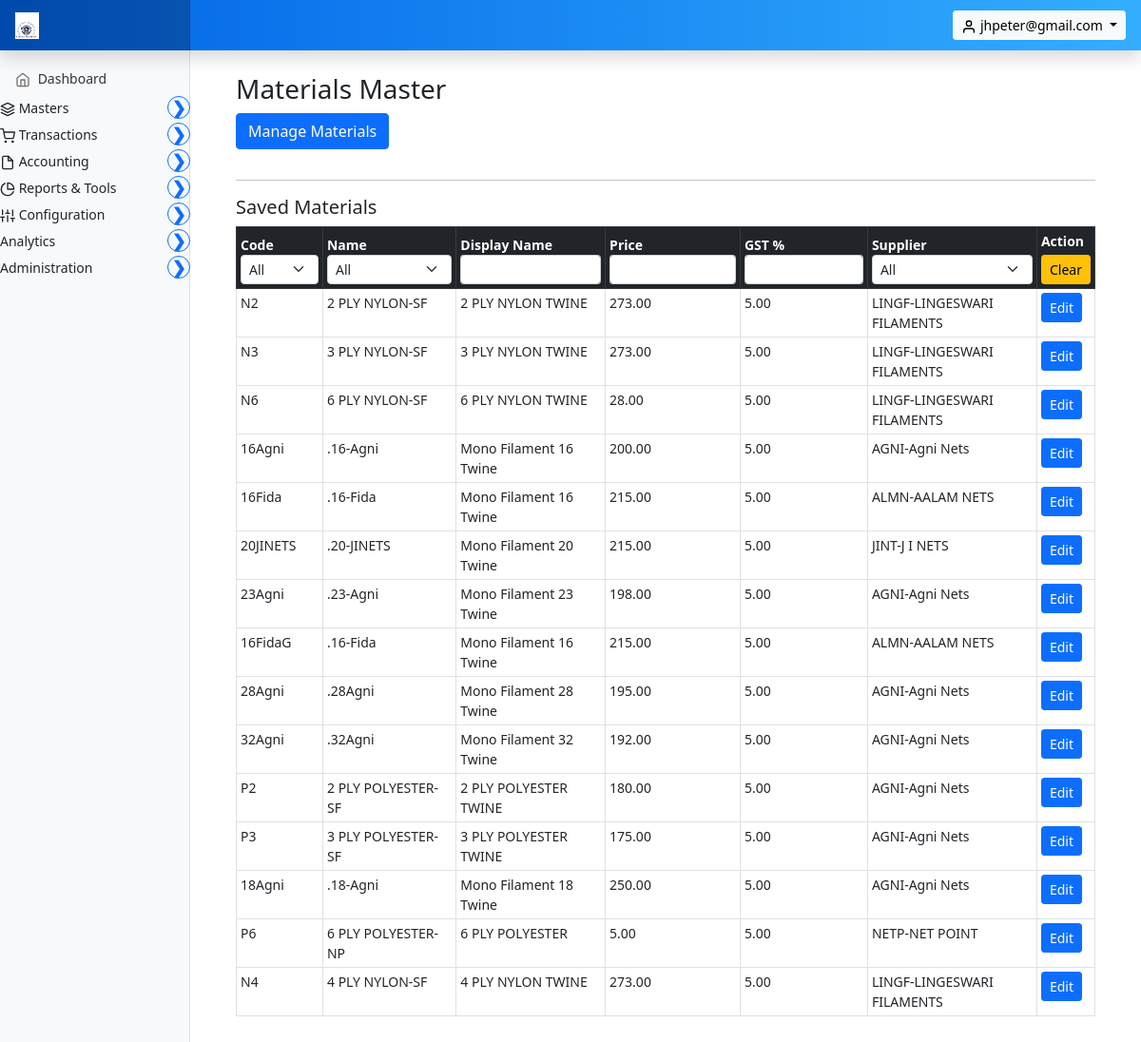
The page /invoice/materials/ (signed in) on the database its author committed.
### marania_invoice_app/models.py (models this page shows, shortened)
class Materials(models.Model):
    code = models.CharField(max_length=50, unique=True)
    name = models.CharField(max_length=255)
    displayname = models.CharField(max_length=255, blank=True, null=True)
    price = models.DecimalField(
        max_digits=10,
        decimal_places=2,
        default=0.00
    )
    gst = models.DecimalField(
        max_digits=5,
        decimal_places=2,
        blank=True,
        null=True,
        help_text="GST percentage (e.g. 9.00)"
    )
    supplier = models.ForeignKey(
                            Parties,
                            to_field='code',
                            on_delete=models.DO_NOTHING,
                            related_name='materials',
                            db_constraint=False,   # ⭐ KEY LINE
                            null=True,
                            blank=True
                        )
    created_at = models.DateTimeField(auto_now_add=True)
    updated_at = models.DateTimeField(auto_now=True)

class Parties(models.Model):
    code = models.CharField(max_length=50, unique=True, primary_key=True)
    name = models.CharField(max_length=255)
    gst = models.CharField(max_length=20, blank=True, null=True)
    phone = models.CharField(max_length=50, blank=True, null=True)
    email = models.EmailField(blank=True, null=True)
    address_bill_to = models.TextField(blank=True, null=True)
    address_ship_to = models.TextField(blank=True, null=True)
    is_within_state = models.BooleanField(default=True)
    roles = models.ManyToManyField('PartyRole', blank=True, db_constraint=False)
    created_at = models.DateTimeField(auto_now_add=True)   # automatically set on creation
    updated_at = models.DateTimeField(auto_now=True)       # automatically set on update
    def __str__(self):
        return f"{self.code}-{self.name}"

### marania_invoice_app/views.py (the view, shortened to what this page needs)
# urls.py: path("materials/", views.materials_view, name="materials"),
def materials_view(request):
    context = {
        "materials": Materials.objects.select_related("supplier"),
        "suppliers": Parties.objects.filter(
            roles__role__iexact="supplier"
        ).distinct(),
    }
    return render(request, "marania_invoice_app/materials.html", context)

### marania_invoice_app/context_processors.py (called while the page is built, shortened)
def _is_user_manager(user):
    if not user.is_authenticated:
        return False
    if user.is_superuser or user.is_staff:
        return True
    profile = getattr(user, "user_profile", None)
    if profile is None:
        return False
    return "user_management" in profile.permitted_module_keys()

def _permitted_module_keys(user):
    if not user.is_authenticated:
        return set()
    if user.is_superuser:
        from .modules import MODULE
        return set(MODULE.values())

def base_context(request):
    from django.conf import settings
    company, _ = CompanySettings.objects.get_or_create(id=1)
    user = request.user
    permitted_keys = _permitted_module_keys(user)
    if user.is_authenticated:
        try:
            request.session["permitted_module_keys"] = sorted(permitted_keys)
        except Exception:
            pass
    is_superuser = user.is_authenticated and user.is_superuser
    is_user_manager = _is_user_manager(user)
    return {
        "config": company,  # exposes company_title, logo, etc.
        "app_settings": company,
        "company": company,
        "is_superuser": is_superuser,
        "is_user_manager": is_user_manager,
        "permitted_module_keys": permitted_keys,
        "DEFAULT_LOGO_URL": "/static/images/marania_eagle_logo.png",
    }

### marania_invoice_app/models.py (called while the page is built)
    @property
    def display_logo_url(self):
        if self.company_logo and hasattr(self.company_logo, "url") and self.company_logo.name:
            try:
                return self.company_logo.url
            except Exception:
                return "/static/images/marania_eagle_logo.png"
        return "/static/images/marania_eagle_logo.png"

### templates/marania_invoice_app/materials.html (shortened to what this page needs)
{% extends 'partials/base.html' %}
{% load static %}
{% block main %}
<main class="col-md-9 ms-sm-auto col-lg-10 px-md-4">
  <div class="container my-4">
    <h3>Materials Master</h3>
    <button class="btn btn-primary mb-3" type="button"
            data-bs-toggle="collapse"
            data-bs-target="#materialForm">
      Manage Materials
    </button>
    <hr>
    <h5>Saved Materials</h5>
    {% if materials %}
    <div class="table-responsive">
      <table class="table table-bordered table-hover table-sm" id="materials-table">
        <thead class="table-dark">
          <tr>
            <th>Code
              <select class="form-select form-select-sm column-filter" data-col="0">
                <option value="">All</option>
              </select>
            </th>
            <th>Name
              <select class="form-select form-select-sm column-filter" data-col="1">
                <option value="">All</option>
              </select>
            </th>
            <th>Display Name
              <input type="text" class="form-control form-control-sm text-filter" data-col="2">
            </th>
            <th>Price
              <input type="text" class="form-control form-control-sm text-filter" data-col="3">
            </th>
            <th>GST %
              <input type="text" class="form-control form-control-sm text-filter" data-col="4">
            </th>
            <th>Supplier
              <select class="form-select form-select-sm column-filter" data-col="5">
                <option value="">All</option>
              </select>
            </th>
            <th>
              Action
              <div class="mt-1">
                <button type="button" id="clear-filters" class="btn btn-warning btn-sm">
                  Clear
                </button>
              </div>
            </th>
          </tr>
        </thead>
        <tbody>
          {% for m in materials %}
          <tr>
            <td>{{ m.code }}</td>
            <td>{{ m.name }}</td>
            <td>{{ m.displayname }}</td>
            <td>{{ m.price }}</td>
            <td>{{ m.gst }}</td>
            <td>{{ m.supplier }}</td>
            <td>
              <button type="button"
                      class="btn btn-primary btn-sm load-material"
                      data-id="{{ m.id }}">
                Edit
              </button>
            </td>
          </tr>
          {% endfor %}
        </tbody>
      </table>
    </div>
    {% endif %}
  </div>
</main>
{% endblock %}

### templates/partials/base.html (shortened to what this page needs)
{% load static %}
<!doctype html>
<html lang="en">
  <head>
    <link href="{% static 'assets/css/bootstrap.min.css' %}" rel="stylesheet">
    <link href="{% static 'assets/css/dashboard.css' %}" rel="stylesheet">
  </head>
  <body>
<header class="navbar navbar-dark sticky-top"
style="background: linear-gradient(90deg, #0062E6, #33AEFF); flex-wrap: nowrap; padding: 0; box-shadow: 0 0.5rem 1rem rgba(0,0,0,.15);">
  <a class="navbar-brand col-md-3 col-lg-2 me-0 px-3" href="#">
    <img src="{{ config.display_logo_url }}" alt="logo" height="28" class="me-2 d-inline-block align-text-top"
         onerror="this.style.display='none';">
  </a>
  <div class="ms-auto me-3 d-flex align-items-center">
    {% if user.is_authenticated %}
    <div class="dropdown">
      <button class="btn btn-light btn-sm dropdown-toggle" type="button" data-bs-toggle="dropdown" aria-expanded="false">
        <span data-feather="user"></span> {{ user.username }}
      </button>
    </div>
    {% endif %}
  </div>
</header>
<div class="container-fluid">
  <div class="row">
    <nav id="sidebarMenu" class="col-md-3 col-lg-2 d-md-block bg-light sidebar collapse">
      <div class="position-sticky pt-3">
        <ul class="nav flex-column">
          <li class="nav-item">
            <a class="nav-link" href="{% url 'dashboard' %}">
              <span data-feather="home"></span>
              Dashboard
            </a>
          </li>
          {% if 'masters' in permitted_module_keys or is_superuser %}
          <li class="nav-item">
            <div class="d-flex justify-content-between align-items-center mb-1 parent-menu">
              <span>
                <span data-feather="layers"></span>
                Masters
              </span>
              <button class="collapse-btn btn btn-outline-primary btn-sm rounded-circle"
                      type="button"
                      data-bs-toggle="collapse"
                      data-bs-target="#MastersSubmenu"
                      aria-expanded="false"
                      aria-controls="MastersSubmenu">
                <span class="collapse-icon">&#10095;</span>
              </button>
            </div>
          </li>
          {% endif %}
          {% if 'transactions' in permitted_module_keys or is_superuser %}
          <li class="nav-item">
            <div class="d-flex justify-content-between align-items-center mb-1 parent-menu">
              <span>
                <span data-feather="shopping-cart"></span>
                Transactions
              </span>
              <button class="collapse-btn btn btn-outline-primary btn-sm rounded-circle"
                      type="button"
                      data-bs-toggle="collapse"
                      data-bs-target="#TransactionsSubmenu"
                      aria-expanded="false"
                      aria-controls="TransactionsSubmenu">
                <span class="collapse-icon">&#10095;</span>
              </button>
            </div>
          </li>
          {% endif %}
          {% if 'accounting' in permitted_module_keys or is_superuser %}
          <li class="nav-item">
            <div class="d-flex justify-content-between align-items-center mb-1 parent-menu">
              <span>
                <span data-feather="file"></span>
                Accounting
              </span>
              <button class="collapse-btn btn btn-outline-primary btn-sm rounded-circle"
                      type="button"
                      data-bs-toggle="collapse"
                      data-bs-target="#AccountingSubmenu"
                      aria-expanded="false"
                      aria-controls="AccountingSubmenu">
                <span class="collapse-icon">&#10095;</span>
              </button>
            </div>
          </li>
          {% endif %}
          {% if 'reports_tools' in permitted_module_keys or is_superuser %}
          <li class="nav-item">
            <div class="d-flex justify-content-between align-items-center mb-1 parent-menu">
              <span>
                <span data-feather="pie-chart"></span>
                Reports & Tools
              </span>
              <button class="collapse-btn btn btn-outline-primary btn-sm rounded-circle"
                      type="button"
                      data-bs-toggle="collapse"
                      data-bs-target="#ReportsSubmenu"
                      aria-expanded="false"
                      aria-controls="ReportsSubmenu">
                <span class="collapse-icon">&#10095;</span>
              </button>
            </div>
          </li>
          {% endif %}
          {% if 'configuration' in permitted_module_keys or is_superuser %}
          <li class="nav-item">
            <div class="d-flex justify-content-between align-items-center mb-1 parent-menu">
              <span>
                <span data-feather="sliders"></span>
                Configuration
              </span>
              <button class="collapse-btn btn btn-outline-primary btn-sm rounded-circle"
                      type="button"
                      data-bs-toggle="collapse"
                      data-bs-target="#ConfigurationSubmenu"
                      aria-expanded="false"
                      aria-controls="ConfigurationSubmenu">
                <span class="collapse-icon">&#10095;</span>
              </button>
            </div>
          </li>
          {% endif %}
          {% if 'analytics' in permitted_module_keys or is_superuser %}
          <li class="nav-item">
            <div class="d-flex justify-content-between align-items-center mb-1 parent-menu">
              <span>
                Analytics
              </span>
              <button class="collapse-btn btn btn-outline-primary btn-sm rounded-circle"
                      type="button"
                      data-bs-toggle="collapse"
                      data-bs-target="#AnalyticsSubmenu"
                      aria-expanded="false"
                      aria-controls="AnalyticsSubmenu">
                <span class="collapse-icon">&#10095;</span>
              </button>
            </div>
          </li>
          {% endif %}
          {% if 'administration' in permitted_module_keys or 'user_management' in permitted_module_keys or is_superuser %}
          <li class="nav-item">
            <div class="d-flex justify-content-between align-items-center mb-1 parent-menu">
              <span>
                Administration
              </span>
              <button class="collapse-btn btn btn-outline-primary btn-sm rounded-circle"
                      type="button"
                      data-bs-toggle="collapse"
                      data-bs-target="#AdminSubmenu"
                      aria-expanded="false"
                      aria-controls="AdminSubmenu">
                <span class="collapse-icon">&#10095;</span>
              </button>
            </div>
          </li>
          {% endif %}
        </ul>
      </div>
    </nav>
  {% block main %}
  {% endblock %}
  </div>
</div>
  </body>
</html>

### static/assets/css/dashboard.css (style rules this page uses)
body { font-size: .875rem; }
.feather { width: 16px; height: 16px; vertical-align: text-bottom; }
.sidebar { position: fixed; top: 0; bottom: 0; left: 0; z-index: 100; padding: 48px 0 0; box-shadow: inset -1px 0 0 rgba(0, 0, 0, .1); }
.sidebar .nav-link { font-weight: 500; color: #333; }
.sidebar .nav-link .feather { margin-right: 4px; color: #727272; }
.navbar-brand { padding-top: .75rem; padding-bottom: .75rem; font-size: 1rem; background-color: rgba(0, 0, 0, .25); box-shadow: inset -1px 0 0 rgba(0, 0, 0, .25); }

### templates/partials/base.html (style rules this page uses)
.collapse-icon { transition: transform 0.3s ease; display: inline-block; font-size: 18px; font-weight: bold; line-height: 1; }
.collapse-btn { width: 24px; height: 24px; display: flex; align-items: center; justify-content: center; padding: 0; font-size: 16px; font-weight: bold; transition: all 0.3s ease; }

### rows shown on the page
Materials: code "N2", name "2 PLY NYLON-SF", displayname "2 PLY NYLON TWINE", price "273.00", gst "5.00", supplier "LINGF-LINGESWARI FILAMENTS"
Materials: code "N3", name "3 PLY NYLON-SF", displayname "3 PLY NYLON TWINE", price "273.00", gst "5.00", supplier "LINGF-LINGESWARI FILAMENTS"
Materials: code "N6", name "6 PLY NYLON-SF", displayname "6 PLY NYLON TWINE", price "28.00", gst "5.00", supplier "LINGF-LINGESWARI FILAMENTS"
Materials: code "16Agni", name ".16-Agni", displayname "Mono Filament 16 Twine", price "200.00", gst "5.00", supplier "AGNI-Agni Nets"
Materials: code "16Fida", name ".16-Fida", displayname "Mono Filament 16 Twine", price "215.00", gst "5.00", supplier "ALMN-AALAM NETS"
Materials: code "20JINETS", name ".20-JINETS", displayname "Mono Filament 20 Twine", price "215.00", gst "5.00", supplier "JINT-J I NETS"
Materials: code "23Agni", name ".23-Agni", displayname "Mono Filament 23 Twine", price "198.00", gst "5.00", supplier "AGNI-Agni Nets"
Materials: code "16FidaG", name ".16-Fida", displayname "Mono Filament 16 Twine", price "215.00", gst "5.00", supplier "ALMN-AALAM NETS"
Materials: code "28Agni", name ".28Agni", displayname "Mono Filament 28 Twine", price "195.00", gst "5.00", supplier "AGNI-Agni Nets"
Materials: code "32Agni", name ".32Agni", displayname "Mono Filament 32 Twine", price "192.00", gst "5.00", supplier "AGNI-Agni Nets"
Materials: code "P2", name "2 PLY POLYESTER-SF", displayname "2 PLY POLYESTER TWINE", price "180.00", gst "5.00", supplier "AGNI-Agni Nets"
Materials: code "P3", name "3 PLY POLYESTER-SF", displayname "3 PLY POLYESTER TWINE", price "175.00", gst "5.00", supplier "AGNI-Agni Nets"
Materials: code "18Agni", name ".18-Agni", displayname "Mono Filament 18 Twine", price "250.00", gst "5.00", supplier "AGNI-Agni Nets"
Materials: code "P6", name "6 PLY POLYESTER-NP", displayname "6 PLY POLYESTER", price "5.00", gst "5.00", supplier "NETP-NET POINT"
Materials: code "N4", name "4 PLY NYLON-SF", displayname "4 PLY NYLON TWINE", price "273.00", gst "5.00", supplier "LINGF-LINGESWARI FILAMENTS"

### other values the page prints
{{ user.username }} "jhpeter@gmail.com"
